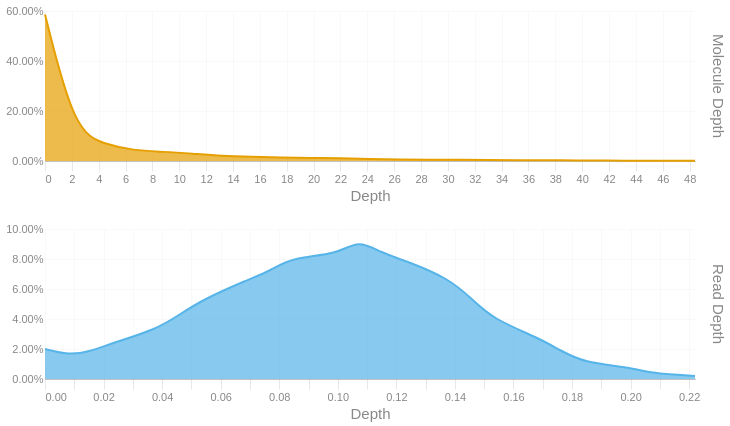

Notebook code for this chart:
### Code cell
readdep = depth_hist(tb['Read Depth'], q99, 3)
readdep = readdep.with_columns(pl.lit('Read Depth').alias('Metric'))
if not SKIPLR:
    moldep = depth_hist(tb['Molecule Depth'], mol_q99, 1)
    moldep = moldep.with_columns(pl.lit('Molecule Depth').alias('Metric'))
    _hist = pl.concat([readdep, moldep])
    _hist = _hist.filter(pl.col('Proportion') != 0)
    with SafeRender(_hist):
        (
            alt.Chart(_hist)        
            .mark_area(interpolate = "basis")
            .encode(
                x=alt.X('Bin:Q').scale(domainMin=0).axis(alt.Axis(title='Depth')),
                y = alt.Y('Proportion:Q', title = None).axis(format = '.2%'),
                color = alt.Color('Metric:N').legend(None),
                row = alt.Row("Metric:N").header(title = None, labelOrient = 'right'),
                tooltip = [
                    alt.Tooltip("Metric:N", title = "Metric"),
                    alt.Tooltip('Interval:N', title = "Depth Interval"),
                    alt.Tooltip('Proportion:Q', title = "% Alignments").format('.2%')
                ]
            )
            .resolve_scale(x='independent', y='independent')
            .properties(
                height = 150, width = 650,
                usermeta={'embedOptions': {'downloadFileName': f'{samplename}.depth.hist'}}
            )
        ).display()
else:
    readdep = readdep.filter(pl.col('Proportion') != 0)
    with SafeRender(readdep):
        (
            alt.Chart(readdep)        
            .mark_area(interpolate = "basis")
            .encode(
                x=alt.X('Bin:Q').scale(domainMin=0).axis(alt.Axis(title='Depth')),
                y = alt.Y('Proportion:Q', title = None).axis(format = '.2%'),
                tooltip = [
                    alt.Tooltip('Interval:N', title = "Depth Interval"),
                    alt.Tooltip('Proportion:Q', title = "% Alignments").format('.2%')
                ]
            )
            .properties(
                usermeta={'embedOptions': {'downloadFileName': f'{samplename}.depth.hist'}}
            )
        ).display()

### Figure 1 — Vega-Lite specification as saved in the notebook (floating-point values rounded to 4 significant figures)
{"width": 650, "height": 150, "config": {"title": {"anchor": "start", "dy": -15, "fontSize": 18, "color": "#888888", "subtitleColor": "#888888", "subtitleFontSize": 14}, "arc": {"fill": "#0072B2"}, "axis": {"domainColor": "#888888", "domainWidth": 0.5, "gridWidth": 0.2, "grid": false, "titleFontWeight": 400, "titleFontSize": 15, "labelFontSize": 11, "labelColor": "#888888", "tickColor": "#888888", "tickWidth": 0.2, "titleColor": "#888888"}, "axisBand": {"grid": false}, "axisX": {"grid": true, "tickSize": 10, "domainCap": "round"}, "axisY": {"domain": false, "grid": true, "tickSize": 0, "domainCap": "round"}, "background": "transparent", "header": {"labelFontSize": 15, "labelColor": "#888888", "titleFontSize": 15, "titleFontWeight": 600, "titleColor": "#888888"}, "legend": {"labelFont": "sans-serif", "labelFontSize": 12, "labelColor": "#888888", "symbolSize": 100, "symbolType": "circle", "titleFontSize": 12, "titlePadding": 10, "titleColor": "#888888", "title": null}, "range": {"category": ["#E69F00", "#56B4E9", "#009E73", "#F0E442", "#0072B2", "#D55E00", "#CC79A7", "#000000"], "diverging": ["#cfe8f3", "#a2d4ec", "#73bfe2", "#46abdb", "#1696d2", "#12719e"]}, "area": {"fill": "#0072B2", "fillOpacity": 0.7, "line": true, "strokeOpacity": 0.7}, "line": {"color": "#0072B2", "stroke": "#0072B2", "strokeWidth": 2}, "trail": {"color": "#0072B2", "stroke": "#0072B2", "strokeWidth": 0, "size": 1}, "point": {"filled": true, "fillOpacity": 1.0, "size": 95}, "text": {"color": "#888888", "fontSize": 11, "align": "right", "fontWeight": 400, "size": 11}, "bar": {"fill": "#0072B2", "stroke": null}, "view": {"stroke": null, "continuousWidth": 660, "continuousHeight": 400}}, "data": {"name": "data-c259b5f8924ebaf834ccccc384c8ed0e"}, "mark": {"type": "area", "interpolate": "basis"}, "encoding": {"color": {"field": "Metric", "legend": null, "type": "nominal"}, "row": {"field": "Metric", "header": {"title": null, "labelOrient": "right"}, "type": "nominal"}, "tooltip": [{"field": "Metric", "title": "Metric", "type": "nominal"}, {"field": "Interval", "title": "Depth Interval", "type": "nominal"}, {"field": "Proportion", "format": ".2%", "title": "% Alignments", "type": "quantitative"}], "x": {"axis": {"title": "Depth"}, "field": "Bin", "scale": {"domainMin": 0}, "type": "quantitative"}, "y": {"axis": {"format": ".2%"}, "field": "Proportion", "title": null, "type": "quantitative"}}, "resolve": {"scale": {"x": "independent", "y": "independent"}}, "usermeta": {"embedOptions": {"downloadFileName": "S6_Annis_4793.depth.hist"}}, "$schema": "https://vega.github.io/schema/vega-lite/v6.1.0.json", "datasets": {"data-c259b5f8924ebaf834ccccc384c8ed0e": [{"Bin": 0.0, "Interval": "0.0-0.008", "Proportion": 0.02, "Metric": "Read Depth"}, {"Bin": 0.008, "Interval": "0.008-0.015", "Proportion": 0.016, "Metric": "Read Depth"}, {"Bin": 0.015, "Interval": "0.015-0.023", "Proportion": 0.018, "Metric": "Read Depth"}, {"Bin": 0.023, "Interval": "0.023-0.031", "Proportion": 0.024, "Metric": "Read Depth"}, {"Bin": 0.038, "Interval": "0.038-0.046", "Proportion": 0.033, "Metric": "Read Depth"}, {"Bin": 0.046, "Interval": "0.046-0.054", "Proportion": 0.043, "Metric": "Read Depth"}, {"Bin": 0.054, "Interval": "0.054-0.061", "Proportion": 0.053, "Metric": "Read Depth"}, {"Bin": 0.069, "Interval": "0.069-0.077", "Proportion": 0.066, "Metric": "Read Depth"}, {"Bin": 0.077, "Interval": "0.077-0.084", "Proportion": 0.072, "Metric": "Read Depth"}, {"Bin": 0.084, "Interval": "0.084-0.092", "Proportion": 0.081, "Metric": "Read Depth"}, {"Bin": 0.1, "Interval": "0.1-0.107", "Proportion": 0.083, "Metric": "Read Depth"}, {"Bin": 0.107, "Interval": "0.107-0.115", "Proportion": 0.093, "Metric": "Read Depth"}, {"Bin": 0.115, "Interval": "0.115-0.123", "Proportion": 0.084, "Metric": "Read Depth"}, {"Bin": 0.123, "Interval": "0.123-0.13", "Proportion": 0.079, "Metric": "Read Depth"}, {"Bin": 0.138, "Interval": "0.138-0.146", "Proportion": 0.067, "Metric": "Read Depth"}, {"Bin": 0.146, "Interval": "0.146-0.153", "Proportion": 0.053, "Metric": "Read Depth"}, {"Bin": 0.153, "Interval": "0.153-0.161", "Proportion": 0.04, "Metric": "Read Depth"}, {"Bin": 0.169, "Interval": "0.169-0.176", "Proportion": 0.027, "Metric": "Read Depth"}, {"Bin": 0.176, "Interval": "0.176-0.184", "Proportion": 0.019, "Metric": "Read Depth"}, {"Bin": 0.184, "Interval": "0.184-0.192", "Proportion": 0.011, "Metric": "Read Depth"}, {"Bin": 0.199, "Interval": "0.199-0.207", "Proportion": 0.008, "Metric": "Read Depth"}, {"Bin": 0.207, "Interval": "0.207-0.215", "Proportion": 0.004, "Metric": "Read Depth"}, {"Bin": 0.215, "Interval": "0.215-0.222", "Proportion": 0.003, "Metric": "Read Depth"}, {"Bin": 0.222, "Interval": "0.222-0.23", "Proportion": 0.002, "Metric": "Read Depth"}, {"Bin": 0.0, "Interval": "0.0-2.2", "Proportion": 0.586, "Metric": "Molecule Depth"}, {"Bin": 2.2, "Interval": "2.2-4.4", "Proportion": 0.119, "Metric": "Molecule Depth"}, {"Bin": 4.4, "Interval": "4.4-6.6", "Proportion": 0.068, "Metric": "Molecule Depth"}, {"Bin": 6.6, "Interval": "6.6-8.8", "Proportion": 0.042, "Metric": "Molecule Depth"}, {"Bin": 8.8, "Interval": "8.8-11.0", "Proportion": 0.037, "Metric": "Molecule Depth"}, {"Bin": 11.0, "Interval": "11.0-13.2", "Proportion": 0.029, "Metric": "Molecule Depth"}, {"Bin": 13.2, "Interval": "13.2-15.4", "Proportion": 0.02, "Metric": "Molecule Depth"}, {"Bin": 15.4, "Interval": "15.4-17.6", "Proportion": 0.017, "Metric": "Molecule Depth"}, {"Bin": 17.6, "Interval": "17.6-19.8", "Proportion": 0.014, "Metric": "Molecule Depth"}, {"Bin": 19.8, "Interval": "19.8-22.0", "Proportion": 0.012, "Metric": "Molecule Depth"}, {"Bin": 22.0, "Interval": "22.0-24.2", "Proportion": 0.012, "Metric": "Molecule Depth"}, {"Bin": 24.2, "Interval": "24.2-26.4", "Proportion": 0.008, "Metric": "Molecule Depth"}, {"Bin": 26.4, "Interval": "26.4-28.6", "Proportion": 0.006, "Metric": "Molecule Depth"}, {"Bin": 28.6, "Interval": "28.6-30.8", "Proportion": 0.005, "Metric": "Molecule Depth"}, {"Bin": 30.8, "Interval": "30.8-33.0", "Proportion": 0.005, "Metric": "Molecule Depth"}, {"Bin": 33.0, "Interval": "33.0-35.2", "Proportion": 0.004, "Metric": "Molecule Depth"}, {"Bin": 35.2, "Interval": "35.2-37.4", "Proportion": 0.003, "Metric": "Molecule Depth"}, {"Bin": 37.4, "Interval": "37.4-39.6", "Proportion": 0.003, "Metric": "Molecule Depth"}, {"Bin": 39.6, "Interval": "39.6-41.8", "Proportion": 0.002, "Metric": "Molecule Depth"}, {"Bin": 41.8, "Interval": "41.8-44.0", "Proportion": 0.002, "Metric": "Molecule Depth"}, {"Bin": 44.0, "Interval": "44.0-46.2", "Proportion": 0.001, "Metric": "Molecule Depth"}, {"Bin": 46.2, "Interval": "46.2-48.4", "Proportion": 0.001, "Metric": "Molecule Depth"}, {"Bin": 48.4, "Interval": "48.4-50.6", "Proportion": 0.001, "Metric": "Molecule Depth"}]}}
